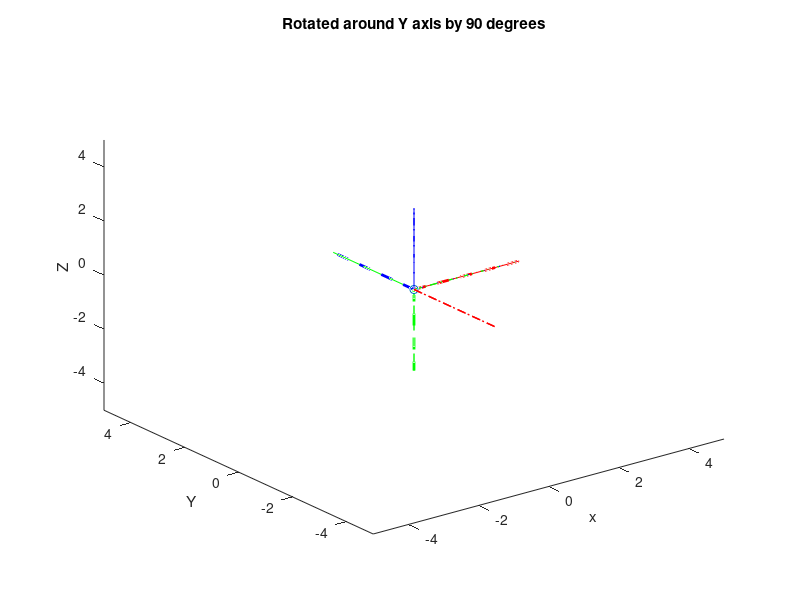

Recreate this plot in MATLAB.
clear all;

XYZ_Origin = [0 0 0];
XYZ =[3 0 0; 0 3 0; 0 0 3];

alp = 90; % Rotate around X Axis
bet = 90; % Rotate around Y Axis
gam = 90; % Rotate around Z Axis

% 3 plots in 1 figure 
figure;
plot3(XYZ_Origin(1),XYZ_Origin(2),XYZ_Origin(3),'o');
hold on
    
vecx = [XYZ_Origin; XYZ(1,:)];
vecy = [XYZ_Origin; XYZ(2,:)];
vecz = [XYZ_Origin; XYZ(3,:)];

plot3(vecx(:,1),vecx(:,2),vecx(:,3),'r', 'LineWidth',0.5);
plot3(vecy(:,1),vecy(:,2),vecy(:,3),'g', 'LineWidth',0.5);
plot3(vecz(:,1),vecz(:,2),vecz(:,3),'b', 'LineWidth',0.5);

xlabel(' x ');
ylabel(' Y ');
zlabel(' Z ');
xlim([-5 5])
ylim([-5 5])
zlim([-5 5])
title('Rotating sequence Z-X-Y around moving frame')


pause(10)
disp('Rotating around Z axis')

R_X = [1 0 0; 0 cosd(alp) -sind(alp); 0 sind(alp) cosd(alp)];
R_Y = [cosd(bet) 0 sind(bet) ; 0 1 0; -sind(bet) 0 cosd(bet)];
R_Z = [cosd(gam) -sind(gam) 0; sind(gam) cosd(gam) 0; 0 0 1];

% R_Mat = R_Z*R_Y*R_X
for i = 1:3
    if i == 1
        z = R_Z * XYZ;

        vecx = [XYZ_Origin; z(1,:)];
        vecy = [XYZ_Origin; z(2,:)];
        vecz = [XYZ_Origin; z(3,:)];

        plot3(vecx(:,1),vecx(:,2),vecx(:,3),'-.r', 'LineWidth',1);
        plot3(vecy(:,1),vecy(:,2),vecy(:,3),'-.g', 'LineWidth',1);
        plot3(vecz(:,1),vecz(:,2),vecz(:,3),'-.b', 'LineWidth',1);
        disp('Rotating around x Axis')
        title('Rotated around Z axis by 90 degrees')
        disp(z)
        pause(10)
    end
    if i == 2
        z = R_X * z;

        vecx = [XYZ_Origin; z(1,:)];
        vecy = [XYZ_Origin; z(2,:)];
        vecz = [XYZ_Origin; z(3,:)];

        plot3(vecx(:,1),vecx(:,2),vecx(:,3),'--r', 'LineWidth',1);
        plot3(vecy(:,1),vecy(:,2),vecy(:,3),'--g', 'LineWidth',1);
        plot3(vecz(:,1),vecz(:,2),vecz(:,3),'--b', 'LineWidth',1);
        disp('Rotating around Y Axis')
        title('Rotated around X axis by 90 degrees')
        disp(z)
        pause(10)
    end
    if i == 3
        z = R_Y * z;

        vecx = [XYZ_Origin; z(1,:)];
        vecy = [XYZ_Origin; z(2,:)];
        vecz = [XYZ_Origin; z(3,:)];

        plot3(vecx(:,1),vecx(:,2),vecx(:,3),'--r', 'LineWidth',2);
        plot3(vecy(:,1),vecy(:,2),vecy(:,3),'--g', 'LineWidth',2);
        plot3(vecz(:,1),vecz(:,2),vecz(:,3),'--b', 'LineWidth',2);
        title('Rotated around Y axis by 90 degrees')
        disp(z)
    end
   
end